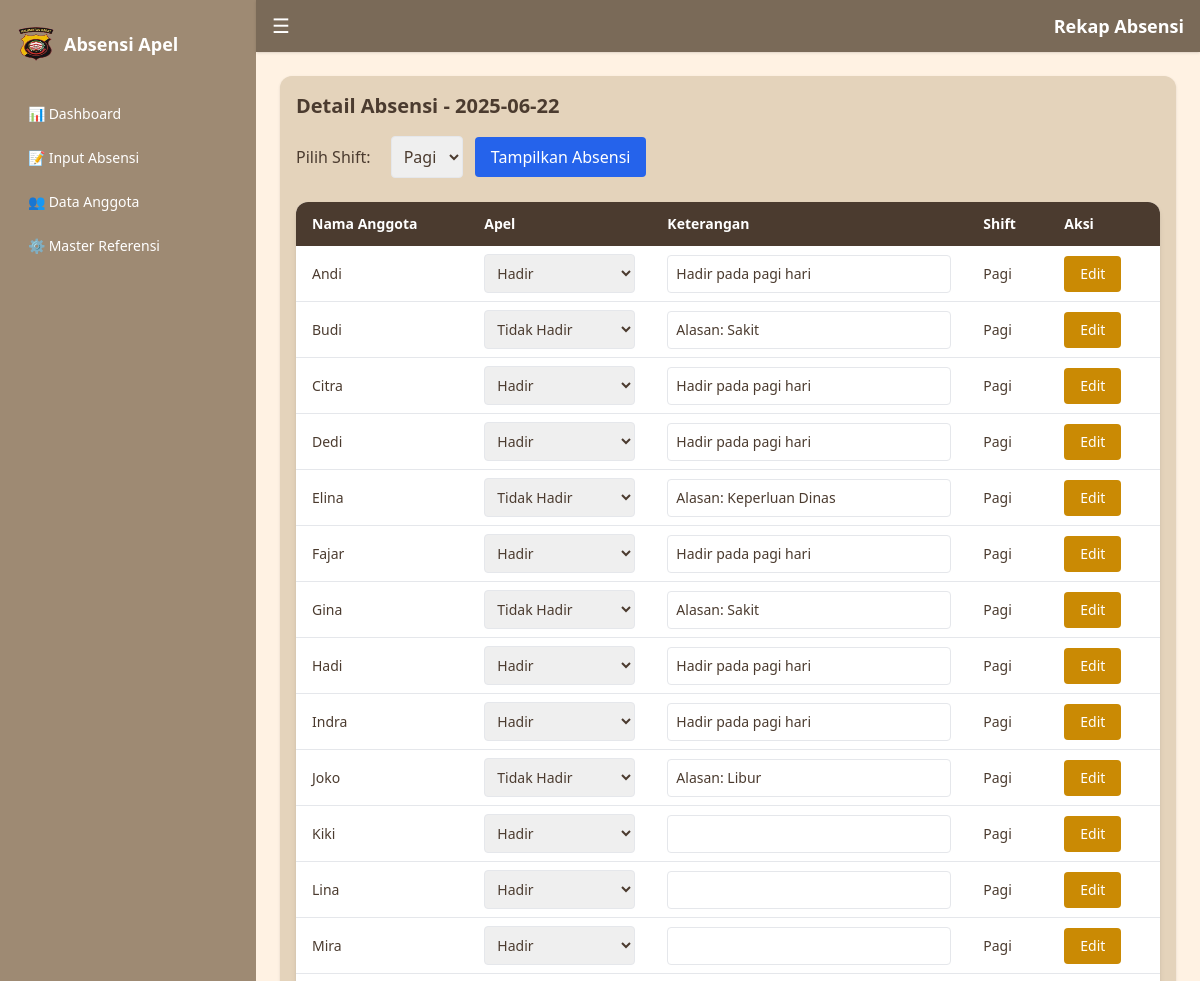
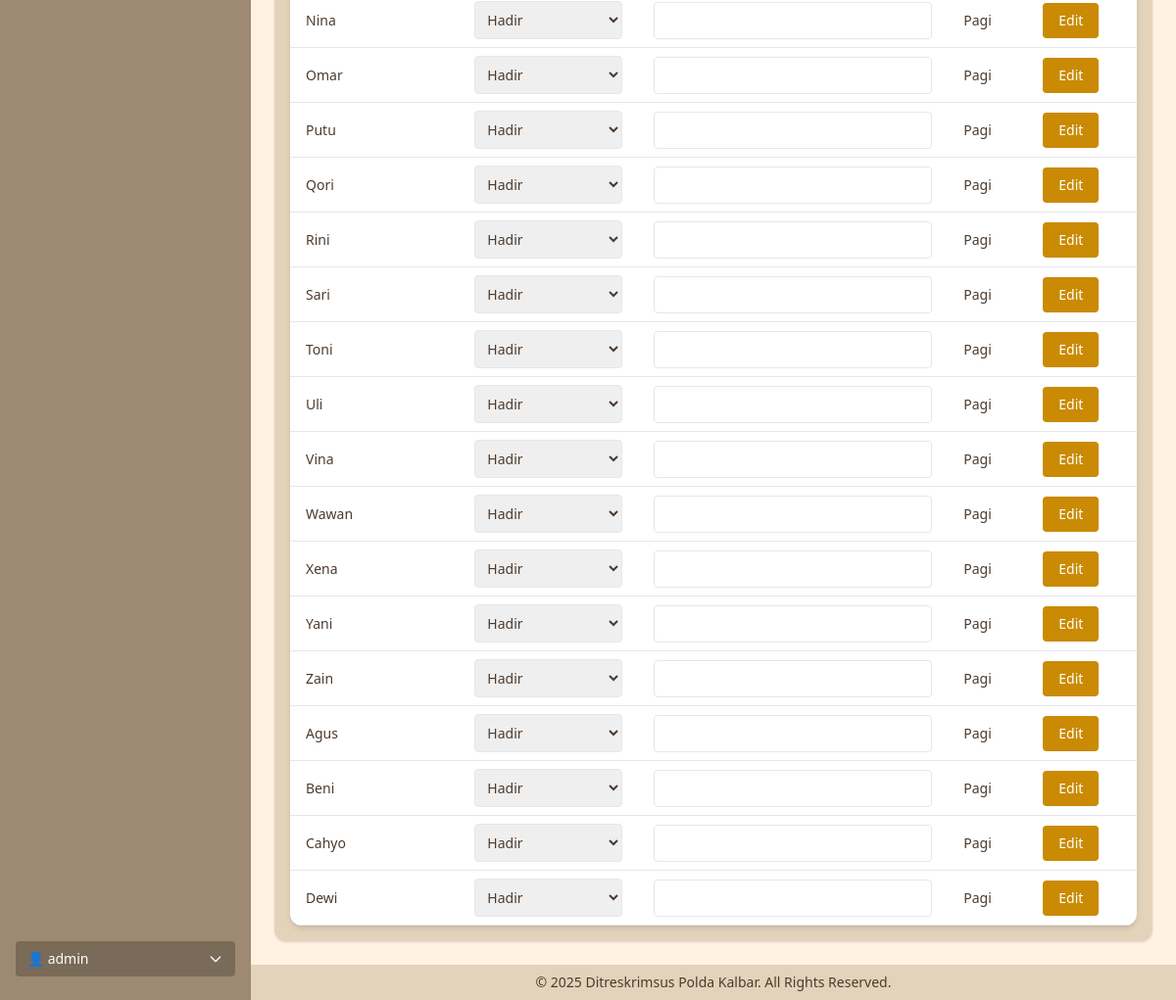
Page /php/absensi-detail.php?tanggal=2025-06-22 (signed in) on the committed database (2 pictures, top to bottom).
### tables this page shows
CREATE TABLE `absensi` (
  `id` int NOT NULL,
  `anggota_id` int NOT NULL,
  `apel` enum('Hadir','Tidak Hadir') NOT NULL,
  `keterangan` text,
  `waktu` datetime NOT NULL,
  `tanggal` date NOT NULL,
  `waktu_shift` enum('Pagi','Sore') DEFAULT NULL,
  `sprint_pdf_path` varchar(255) DEFAULT NULL,
  `created_at` timestamp NULL DEFAULT CURRENT_TIMESTAMP
);

CREATE TABLE `anggota` (
  `id` int NOT NULL,
  `nama` varchar(100) NOT NULL,
  `pangkat_id` int DEFAULT NULL,
  `jabatan_id` int DEFAULT NULL,
  `subsatker_id` int DEFAULT NULL
);

### php/absensi-detail.php (the view, shortened to what this page needs)
<?php
include 'koneksi.php';
if (isset($_GET['tanggal'])) {
    $tanggal = $_GET['tanggal'];
} else {
    header("Location: riwayat-absensi.php");
    exit;
}
$waktu_shift = isset($_GET['waktu_shift']) ? $_GET['waktu_shift'] : 'Pagi';
$query = "SELECT a.*, b.nama, c.nama_pangkat, d.nama_jabatan, e.nama_subsatker
          FROM absensi a
          JOIN anggota b ON a.anggota_id = b.id
          LEFT JOIN pangkat c ON b.pangkat_id = c.id
          LEFT JOIN jabatan d ON b.jabatan_id = d.id
          LEFT JOIN subsatker e ON b.subsatker_id = e.id
          WHERE a.tanggal = '$tanggal' AND a.waktu_shift = '$waktu_shift'
          ORDER BY a.waktu";
$result = mysqli_query($conn, $query);
?>
<!DOCTYPE html>
<html lang="id">
<head>
    <script src="https://cdn.tailwindcss.com"></script>
</head>
<body class="bg-[#fff2e3] text-[#4b3b2f] min-h-screen flex">
    <?php include 'includes/sidebar.php'; ?>
    <div class="flex-1 flex flex-col min-h-screen">
        <?php include 'includes/header.php'; ?>
        <main class="p-6 flex-1">
            <div class="bg-[#e4d3bb] p-4 rounded-xl shadow">
                <h2 class="text-xl font-bold mb-4">Detail Absensi - <?= $tanggal ?></h2>
                <form method="GET" action="absensi-detail.php" class="mb-6">
                    <label for="waktu_shift" class="mr-4">Pilih Shift:</label>
                    <select name="waktu_shift" id="waktu_shift" class="border p-2 rounded">
                        <option value="Pagi" <?= $waktu_shift == 'Pagi' ? 'selected' : '' ?>>Pagi</option>
                    </select>
                    <button type="submit" class="bg-blue-600 text-white px-4 py-2 rounded ml-2">Tampilkan Absensi</button>
                </form>
                <table class="min-w-full bg-white text-sm rounded-xl overflow-hidden shadow-md">
                    <thead class="bg-[#4b3b2f] text-white">
                        <tr>
                            <th class="py-3 px-4 text-left">Nama Anggota</th>
                            <th class="py-3 px-4 text-left">Apel</th>
                            <th class="py-3 px-4 text-left">Keterangan</th>
                            <th class="py-3 px-4 text-left">Shift</th>
                            <th class="py-3 px-4 text-left">Aksi</th>
                        </tr>
                    </thead>
                    <tbody>
                        <?php while ($row = mysqli_fetch_assoc($result)) { ?>
                            <form method="POST">
                                <tr class="border-b">
                                    <td class="py-2 px-4"><?= htmlspecialchars($row['nama']) ?></td>
                                    <td class="py-2 px-4">
                                        <select name="apel" class="w-full border p-2 rounded">
                                            <option value="Hadir" <?= $row['apel'] == 'Hadir' ? 'selected' : '' ?>>Hadir</option>
                                            <option value="Tidak Hadir" <?= $row['apel'] == 'Tidak Hadir' ? 'selected' : '' ?>>Tidak Hadir</option>
                                        </select>
                                    </td>
                                    <td class="py-2 px-4">
                                        <input type="text" name="keterangan" value="<?= htmlspecialchars($row['keterangan']) ?>" class="w-full border p-2 rounded">
                                    </td>
                                    <td class="py-2 px-4">
                                        <?= $row['waktu_shift'] ?>
                                    </td>
                                    <td class="py-2 px-4">
                                        <button type="submit" class="bg-yellow-600 text-white px-4 py-2 rounded">Edit</button>
                                    </td>
                                </tr>
                            </form>
                        <?php } ?>
                    </tbody>
                </table>
            </div>
        </main>
        <?php include 'includes/footer.php'; ?>
    </div>
</body>
</html>

### rows in the picture
absensi: anggota.nama "Andi", apel "Hadir", keterangan "Hadir pada pagi hari", waktu_shift "Pagi"
absensi: anggota.nama "Budi", apel "Tidak Hadir", keterangan "Alasan: Sakit", waktu_shift "Pagi"
absensi: anggota.nama "Citra", apel "Hadir", keterangan "Hadir pada pagi hari", waktu_shift "Pagi"
absensi: anggota.nama "Dedi", apel "Hadir", keterangan "Hadir pada pagi hari", waktu_shift "Pagi"
absensi: anggota.nama "Elina", apel "Tidak Hadir", keterangan "Alasan: Keperluan Dinas", waktu_shift "Pagi"
absensi: anggota.nama "Fajar", apel "Hadir", keterangan "Hadir pada pagi hari", waktu_shift "Pagi"
absensi: anggota.nama "Gina", apel "Tidak Hadir", keterangan "Alasan: Sakit", waktu_shift "Pagi"
absensi: anggota.nama "Hadi", apel "Hadir", keterangan "Hadir pada pagi hari", waktu_shift "Pagi"
absensi: anggota.nama "Indra", apel "Hadir", keterangan "Hadir pada pagi hari", waktu_shift "Pagi"
absensi: anggota.nama "Joko", apel "Tidak Hadir", keterangan "Alasan: Libur", waktu_shift "Pagi"
absensi: anggota.nama "Kiki", apel "Hadir", waktu_shift "Pagi"
absensi: anggota.nama "Lina", apel "Hadir", waktu_shift "Pagi"
absensi: anggota.nama "Mira", apel "Hadir", waktu_shift "Pagi"
absensi: anggota.nama "Nina", apel "Hadir", waktu_shift "Pagi"
absensi: anggota.nama "Omar", apel "Hadir", waktu_shift "Pagi"
absensi: anggota.nama "Putu", apel "Hadir", waktu_shift "Pagi"
absensi: anggota.nama "Qori", apel "Hadir", waktu_shift "Pagi"
absensi: anggota.nama "Rini", apel "Hadir", waktu_shift "Pagi"
absensi: anggota.nama "Sari", apel "Hadir", waktu_shift "Pagi"
absensi: anggota.nama "Toni", apel "Hadir", waktu_shift "Pagi"
absensi: anggota.nama "Uli", apel "Hadir", waktu_shift "Pagi"
absensi: anggota.nama "Vina", apel "Hadir", waktu_shift "Pagi"
absensi: anggota.nama "Wawan", apel "Hadir", waktu_shift "Pagi"
absensi: anggota.nama "Xena", apel "Hadir", waktu_shift "Pagi"
absensi: anggota.nama "Yani", apel "Hadir", waktu_shift "Pagi"
absensi: anggota.nama "Zain", apel "Hadir", waktu_shift "Pagi"
absensi: anggota.nama "Agus", apel "Hadir", waktu_shift "Pagi"
absensi: anggota.nama "Beni", apel "Hadir", waktu_shift "Pagi"
absensi: anggota.nama "Cahyo", apel "Hadir", waktu_shift "Pagi"
absensi: anggota.nama "Dewi", apel "Hadir", waktu_shift "Pagi"

### other values in the picture
$_SESSION['admin'] "admin"
$tanggal "2025-06-22"
